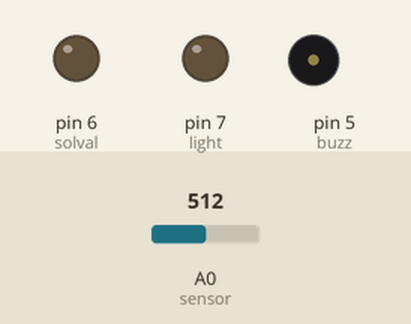
A sketch run on a simulated Arduino Uno, built with avr-gcc and run on an emulated ATmega328P. Parts: output pins drawn as LEDs (lit = HIGH), buzzer (waves = sounding, pin HIGH). Inputs (shaded band) come from the test bench; at power-on: A0 (sensor) = 512.

Above: at 1.2 s.
1.3 s: A0 (sensor) set to 66
2.8 s: A0 (sensor) set to 55
At 3.9 s:
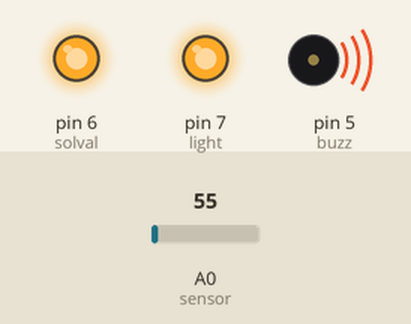
4.3 s: A0 (sensor) set to 122
At 5.1 s:
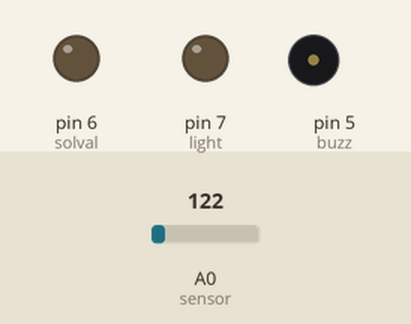
5.8 s: A0 (sensor) set to 50
At 6.3 s:
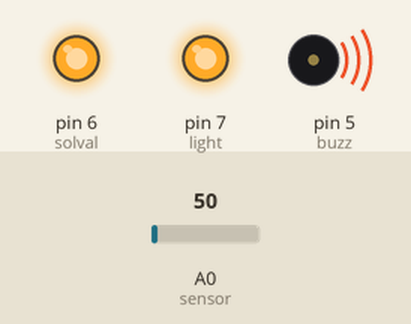
Timing chart, 0 to 8.3 s (numbered marks = the images above; inputs shaded):
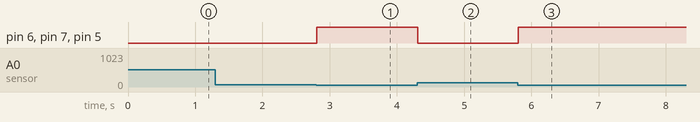

Measured:
- the behaviour switches between 60 and 59 on A0 (sensor) (found by bisection; images 0 and 1)
- after the input at 1.3 s, every drawn part: stays the same
- after the input at 2.8 s, pin 6 (solval), pin 7 (light), pin 5 (buzz): LOW → HIGH at once
- after the input at 4.3 s, pin 6 (solval), pin 7 (light), pin 5 (buzz): HIGH → LOW at once
- after the input at 5.8 s, pin 6 (solval), pin 7 (light), pin 5 (buzz): LOW → HIGH at once

The sketch:

Gas_Sensor_read.ino
```cpp
 int sensor=A0; //intialize sensor input pin
 float senval; //variable to store sensor reading
 int buzz=5;   //initialize output pin for buzzer
 int solval=6; //initialize output pin for triggering solenoid valve.
 int light=7;  //initialize output pin for turning off power supply.
 void setup()
 {
  pinMode(sensor,INPUT); //setting variable sensor as Input
  pinMode(buzz,OUTPUT);  //setting variable buzz as Output
  pinMode(solval,OUTPUT);//setting variable solval as Output
  pinMode(light,OUTPUT); //setting variable light as Output
  Serial.begin(9600);

}

void loop()
{
  senval=analogRead(sensor); //inputing values from sensor and store values to variable senval
  if(senval<60)
  {
      digitalWrite(buzz,HIGH);
      digitalWrite(solval,HIGH);
      digitalWrite(light,HIGH);
  }
  else
  {
      digitalWrite(buzz,LOW);
      digitalWrite(solval,LOW);
      digitalWrite(light,LOW);
  }
  delay(100);

}
```
